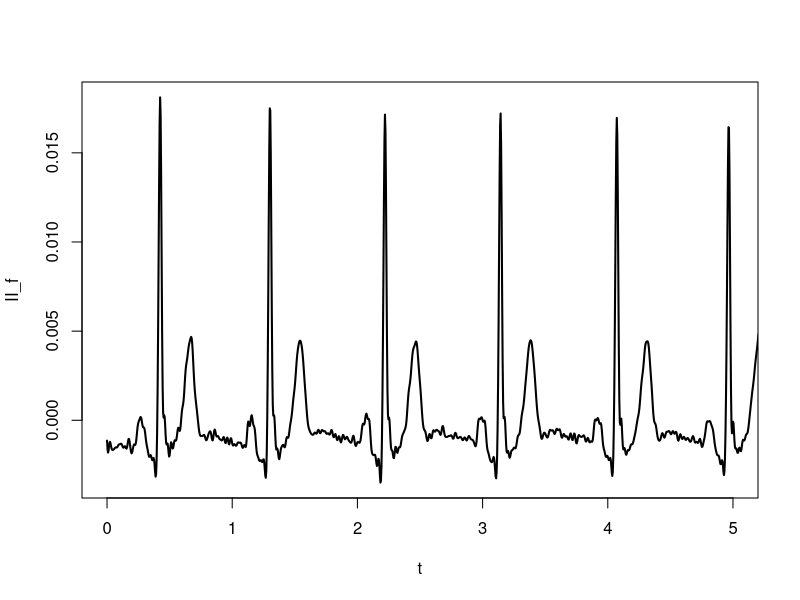

R code for this plot:
#!/usr/bin/RScript

# lead II
II <- read.csv("kms-ecg-II-samples-20120513.csv")[,1];

# sample rate (samples per second)
rate <- 250

# num samples
N <- length(II);

# times
t <- (0:(N - 1)) / rate;

# possible/valid fft frequencies
f <- (0:(N - 1)) / N * rate;

# fft samples
II_fft <- fft(II)

# band pass filter the result
highPass <- 1; # Hz
highPassWidth <- 0.1; # Hz
lowPass <- 40; # Hz
lowPassWidth <- 1; # Hz
# windowing function (just the product of two sigmoid functions)
win <- function(freq) { 1 / ((1 + exp(-(freq - highPass) / highPassWidth)) * (1 + exp((freq - lowPass) / lowPassWidth))) };
II_fft_f <- II_fft * (win(f) + win(f[length(f)] - f));
II_f <- Re(fft(II_fft_f, inverse=TRUE) / N);

plot(t, II_f, type="l", lwd=2, xlim=c(0,5))
